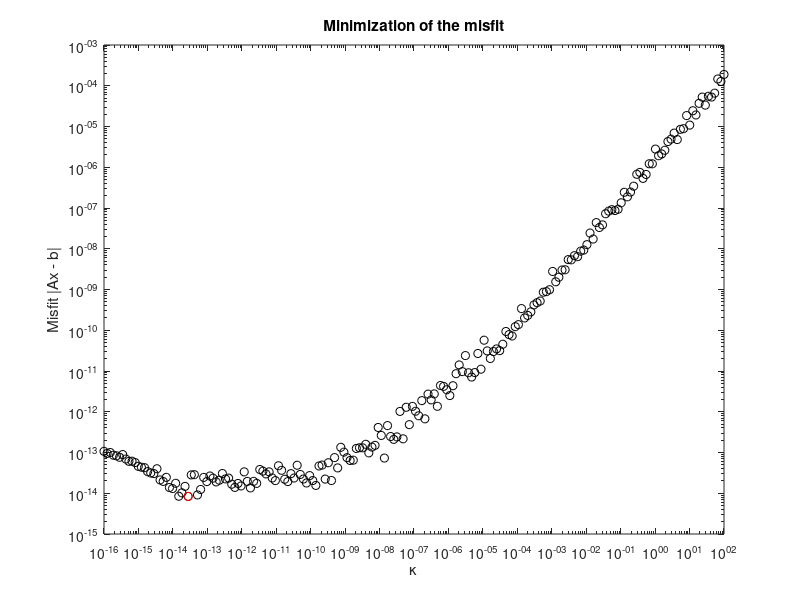
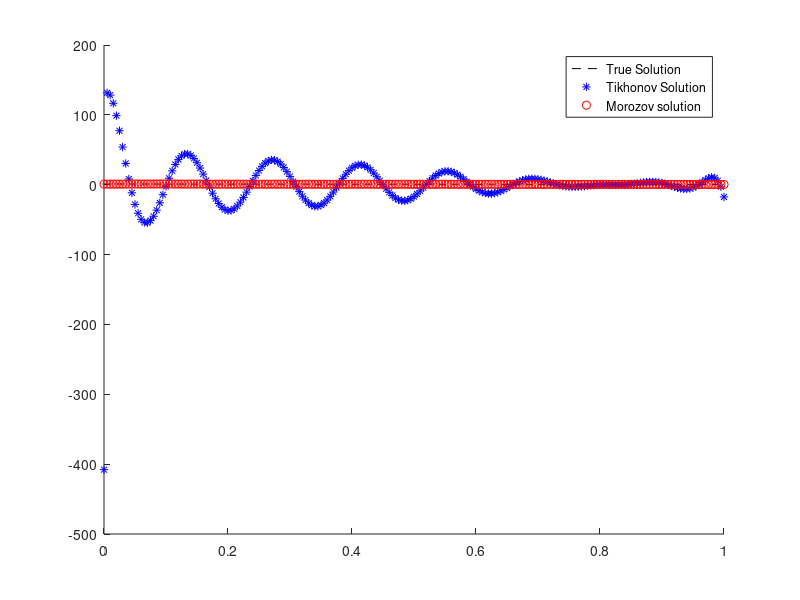

Source code (MATLAB) for these figures, in order:
% Exercise 1.6
% CSE 397 - Bayesian Inverse Problems
% D. Pederson
%

% input parameters
f = @(x) exp(-x);   % pick an analytic function
n = 200;            % number of discrete points
beta = 0.1;           % std dev of the kernel
sigma = 0.01;       % std dev of noise
kappa = 1;          % regularization parameter
%

% the kernel
a = @(s,t,b) 1/sqrt(2*pi*b^2)*exp(-1/(2*b^2)*(t-s)^2);

% construct A matrix
A = zeros(n+1);
for i=0:n
    for j=0:n
        si = i/n;
        sj = j/n;
        
        A(i+1,j+1) = a(si,sj,beta)/n;
    end
end

% construct the noisless observation data
% from the chosen function
Yobs = zeros(n+1,1);
for j=0:n
    for i=0:n
        si = i/n;
        sj = j/n;
        
        Yobs(j+1) = Yobs(j+1) + a(sj,si,beta)*f(si)/n; 
    end
end

% Add noise
maxg = max(Yobs);
Yobs = Yobs + sigma*randn(n+1,1);
    

% solve using Tikhonov regularization
D = n*(diag(ones(n,1),1) + -1*ones(n+1));
D = D(1:end-1,:);
kap = logspace(-16,2,200);
reg = zeros(size(kap));
for k=1:length(kap)
    Aprime = A'*A + kap(k)*(D')*D;
    bprime = A'*Yobs;

    m = Aprime\bprime;
    reg(k) = norm(Aprime*m-bprime);
end

figure()
loglog(kap, reg, 'ko')
xlabel('\kappa')
ylabel('Misfit |Ax - b|')
title('Minimization of the misfit')

[minreg, imin] = min(reg);
kmin = kap(imin);

hold on
loglog(kmin, minreg, 'ro')


% solution by truncation (Morozov)
xcg = pcg(A, Yobs, sqrt(n+1)*sigma/norm(Yobs), 10000);


% compare to the optimal solution from Tikhonov
Aprime = A'*A+kmin*(D')*D;
bprime = A'*Yobs;
xtik = Aprime\bprime;


figure()
hold on
xvals = (0:n)/n;
plot(xvals, f(xvals), 'k--')
plot(xvals, xtik, 'b*')
plot(xvals, xcg, 'ro')
legend('True Solution','Tikhonov Solution','Morozov solution')


norm(xcg'-f(xvals))
norm(xtik'-f(xvals))